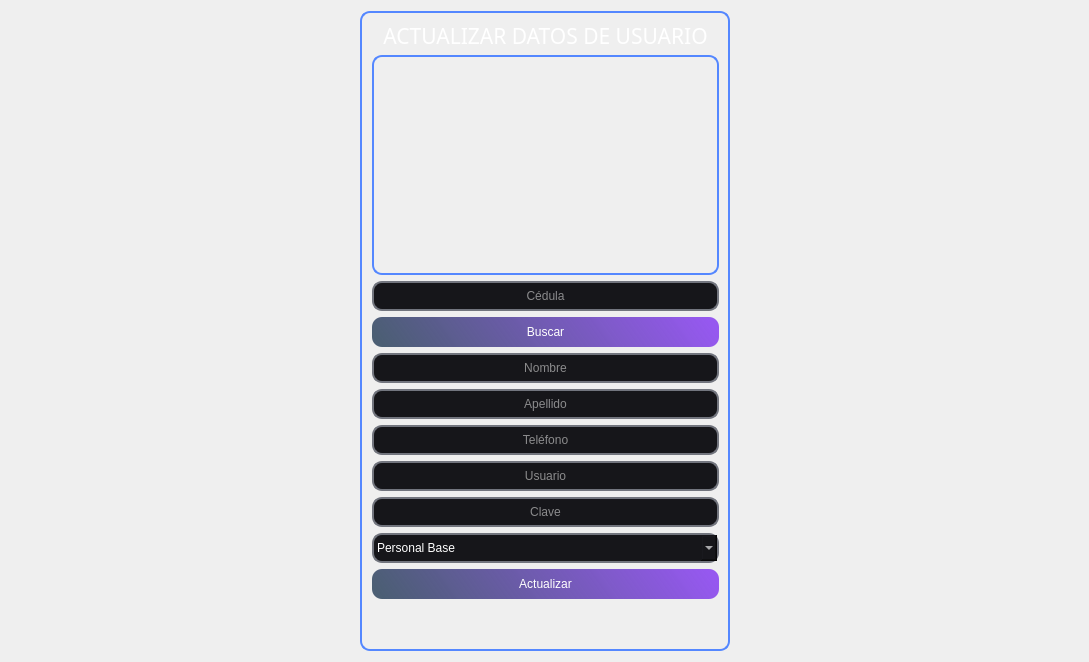
            <widget class="QWidget" name="page_actualizar">
             <property name="styleSheet">
              <string notr="true">QFrame{
background-color: #0000000ff;
}</string>
             </property>
             <layout class="QHBoxLayout" name="horizontalLayout_5">
              <item>
               <spacer name="horizontalSpacer_5">
                <property name="orientation">
                 <enum>Qt::Horizontal</enum>
                </property>
                <property name="sizeHint" stdset="0">
                 <size>
                  <width>349</width>
                  <height>20</height>
                 </size>
                </property>
               </spacer>
              </item>
              <item>
               <widget class="QFrame" name="frame_actualizardatosdeusuarios">
                <property name="enabled">
                 <bool>true</bool>
                </property>
                <property name="minimumSize">
                 <size>
                  <width>370</width>
                  <height>640</height>
                 </size>
                </property>
                <property name="maximumSize">
                 <size>
                  <width>16777215</width>
                  <height>16777215</height>
                 </size>
                </property>
                <property name="styleSheet">
                 <string notr="true">QLineEdit{
background-color: rgb(22, 22, 26);
border-radius: 10px;
font: 12pt &quot;SansSerif&quot;;
color: rgb(255, 255, 254);
border: 2px solid rgb(114, 117, 126);}

QLineEdit:hover{
background-color: rgb(22, 22, 26);
border-radius: 10px;
font: 12pt &quot;Sans Serif&quot;;
border: 2px solid rgb(44, 182, 125); }

QLineEdit:focus {
background-color: rgb(1, 1, 1);
border-radius:10px;
font: 12pt &quot;Sans Serif&quot;;
border: 2px solid rgb(127, 90, 240);
}

QPushButton{
background-color: qlineargradient(spread:reflect, x1:0, y1:0.562273, x2:1, y2:0.5, stop:0 rgba(11, 38, 67, 184), stop: 1 rgba(150, 88, 240, 255));
border-radius: 10px;
font: 12pt &quot;Sans Serif&quot;;
color: rgb(255, 255, 254); }

QPushButton:hover{
background-color: qlineargradient(spread:reflect, x1:0, y1:0.562273, x2:0.949, y2:0.545455, stop: 0 rgba(11, 38, 67, 184), stop:1 rgba(88, 240, 171, 255));
border-radius:10px;
font: 12pt &quot;Sans Serif&quot;;
color: rgb(255, 255, 254);
}

QComboBox{
background-color: rgb(22, 22, 26);
border-radius: 10px;
font: 12pt &quot;SansSerif&quot;;
color: rgb(255, 255, 254);
border: 2px solid rgb(114, 117, 126);}

QComboBox:hover{
background-color: rgb(22, 22, 26);
border-radius: 10px;
font: 12pt &quot;Sans Serif&quot;;
border: 2px solid rgb(44, 182, 125); }

QFrame{
border-radius: 10px;
border: 2px solid rgb(84, 135, 255)
}




</string>
                </property>
                <property name="frameShape">
                 <enum>QFrame::StyledPanel</enum>
                </property>
                <property name="frameShadow">
                 <enum>QFrame::Raised</enum>
                </property>
                <layout class="QVBoxLayout" name="verticalLayout_4">
                 <property name="leftMargin">
                  <number>10</number>
                 </property>
                 <property name="topMargin">
                  <number>10</number>
                 </property>
                 <property name="bottomMargin">
                  <number>50</number>
                 </property>
                 <item>
                  <widget class="QLabel" name="label_actualizarusuarios">
                   <property name="maximumSize">
                    <size>
                     <width>16777215</width>
                     <height>26</height>
                    </size>
                   </property>
                   <property name="font">
                    <font>
                     <family>Impact</family>
                     <pointsize>16</pointsize>
                    </font>
                   </property>
                   <property name="styleSheet">
                    <string notr="true">color: rgb(255, 255, 255);

border-radius: 0px;

border:0px;</string>
                   </property>
                   <property name="text">
                    <string>ACTUALIZAR DATOS DE USUARIO</string>
                   </property>
                   <property name="alignment">
                    <set>Qt::AlignCenter</set>
                   </property>
                  </widget>
                 </item>
                 <item>
                  <widget class="QLabel" name="label_imagnedeusuario">
                   <property name="minimumSize">
                    <size>
                     <width>200</width>
                     <height>200</height>
                    </size>
                   </property>
                   <property name="whatsThis">
                    <string/>
                   </property>
                   <property name="styleSheet">
                    <string notr="true">border-image: url(:/Usuario/6326055.png);</string>
                   </property>
                   <property name="text">
                    <string/>
                   </property>
                  </widget>
                 </item>
                 <item>
                  <widget class="QLineEdit" name="lineEdit_cedulabuscar_actualizarusuarios">
                   <property name="minimumSize">
                    <size>
                     <width>200</width>
                     <height>30</height>
                    </size>
                   </property>
                   <property name="alignment">
                    <set>Qt::AlignCenter</set>
                   </property>
                   <property name="placeholderText">
                    <string>Cédula</string>
                   </property>
                  </widget>
                 </item>
                 <item>
                  <widget class="QPushButton" name="pushButton_buscar_usu">
                   <property name="minimumSize">
                    <size>
                     <width>130</width>
                     <height>30</height>
                    </size>
                   </property>
                   <property name="text">
                    <string>Buscar</string>
                   </property>
                  </widget>
                 </item>
                 <item>
                  <widget class="QLineEdit" name="lineEdit_nombre_actualizarusuarios">
                   <property name="minimumSize">
                    <size>
                     <width>0</width>
                     <height>30</height>
                    </size>
                   </property>
                   <property name="alignment">
                    <set>Qt::AlignCenter</set>
                   </property>
                   <property name="placeholderText">
                    <string>Nombre</string>
                   </property>
                  </widget>
                 </item>
                 <item>
                  <widget class="QLineEdit" name="lineEdit_apellido_actualizarusuarios">
                   <property name="minimumSize">
                    <size>
                     <width>0</width>
                     <height>30</height>
                    </size>
                   </property>
                   <property name="alignment">
                    <set>Qt::AlignCenter</set>
                   </property>
                   <property name="placeholderText">
                    <string>Apellido</string>
                   </property>
                  </widget>
                 </item>
                 <item>
                  <widget class="QLineEdit" name="lineEdit_telefono_actualizarusuarios">
                   <property name="minimumSize">
                    <size>
                     <width>0</width>
                     <height>30</height>
                    </size>
                   </property>
                   <property name="alignment">
                    <set>Qt::AlignCenter</set>
                   </property>
                   <property name="placeholderText">
                    <string>Teléfono</string>
                   </property>
                  </widget>
                 </item>
                 <item>
                  <widget class="QLineEdit" name="lineEdit_usuario_actualizarusuarios">
                   <property name="minimumSize">
                    <size>
                     <width>0</width>
                     <height>30</height>
                    </size>
                   </property>
                   <property name="alignment">
                    <set>Qt::AlignCenter</set>
                   </property>
                   <property name="placeholderText">
                    <string>Usuario</string>
                   </property>
                  </widget>
                 </item>
                 <item>
                  <widget class="QLineEdit" name="lineEdit_clave_actualizarusuarios">
                   <property name="minimumSize">
                    <size>
                     <width>0</width>
                     <height>30</height>
                    </size>
                   </property>
                   <property name="alignment">
                    <set>Qt::AlignCenter</set>
                   </property>
                   <property name="placeholderText">
                    <string>Clave</string>
                   </property>
                  </widget>
                 </item>
                 <item>
                  <widget class="QComboBox" name="comboBox_permiso_actualizarusuarios">
                   <property name="minimumSize">
                    <size>
                     <width>0</width>
                     <height>30</height>
                    </size>
                   </property>
                   <property name="styleSheet">
                    <string notr="true">color: rgb(255, 255, 255);</string>
                   </property>
                   <property name="maxCount">
                    <number>2</number>
                   </property>
                   <item>
                    <property name="text">
                     <string>Personal Base</string>
                    </property>
                   </item>
                   <item>
                    <property name="text">
                     <string>Supervisor</string>
                    </property>
                   </item>
                  </widget>
                 </item>
                 <item>
                  <widget class="QPushButton" name="pushButton_actualizarusuarios">
                   <property name="minimumSize">
                    <size>
                     <width>130</width>
                     <height>30</height>
                    </size>
                   </property>
                   <property name="text">
                    <string>Actualizar</string>
                   </property>
                  </widget>
                 </item>
                </layout>
               </widget>
              </item>
              <item>
               <spacer name="horizontalSpacer_6">
                <property name="orientation">
                 <enum>Qt::Horizontal</enum>
                </property>
                <property name="sizeHint" stdset="0">
                 <size>
                  <width>348</width>
                  <height>20</height>
                 </size>
                </property>
               </spacer>
              </item>
             </layout>
            </widget>
